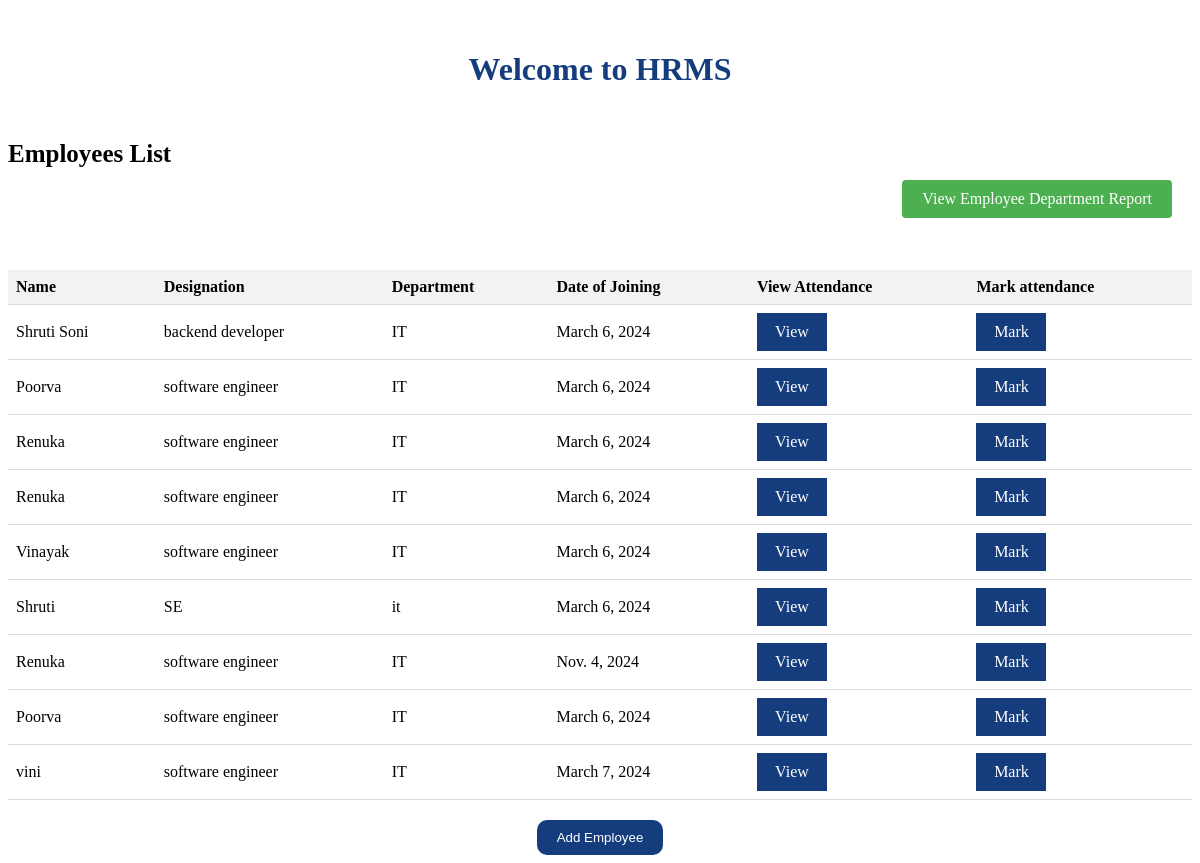
Before: / with the older database file.
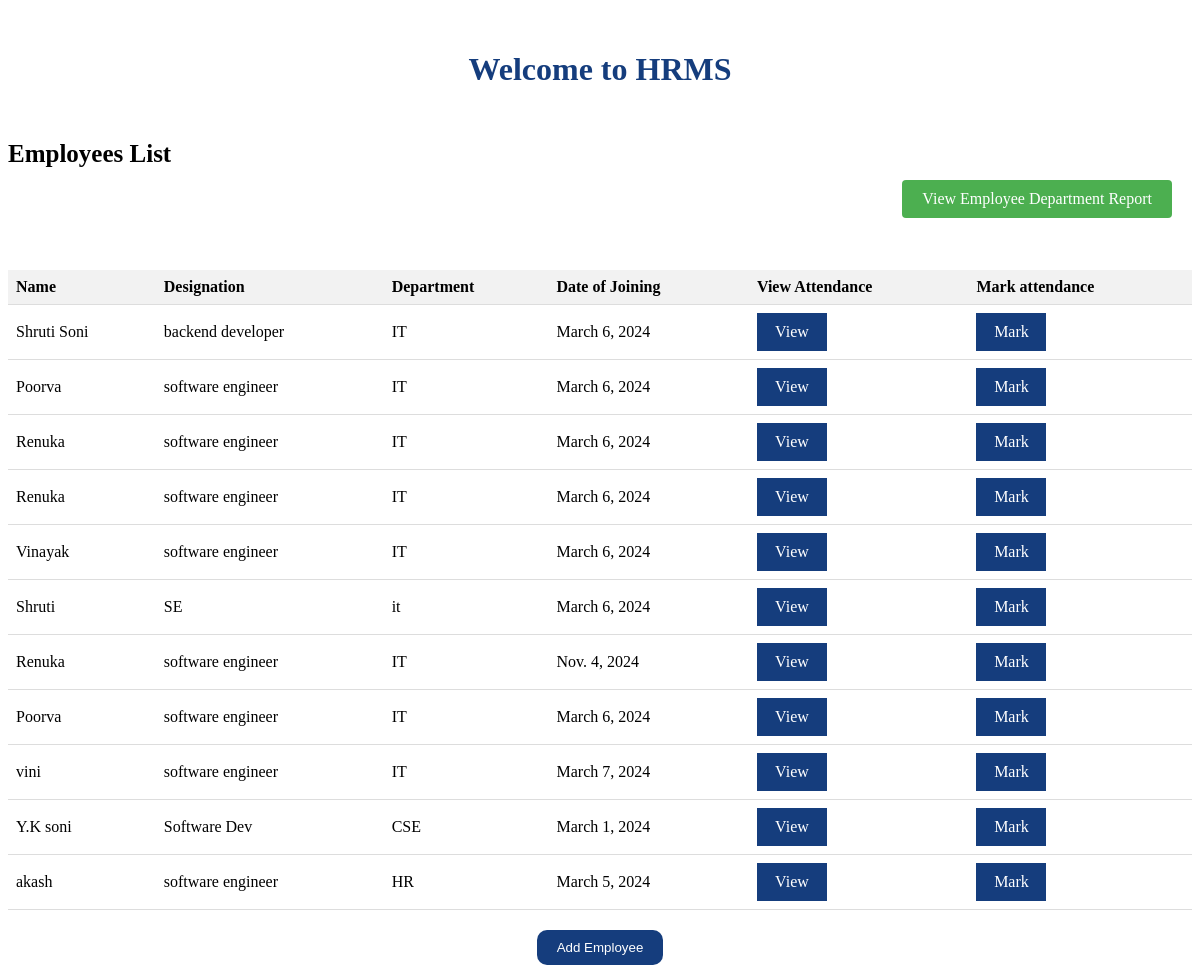
After: the same page with the newer database file.
### empolyee/models.py (models this page shows, shortened)
class Employee(models.Model):
    name = models.CharField(max_length=100)
    designation = models.CharField(max_length=100)
    department = models.CharField(max_length=100)
    date_of_joining = models.DateField()
    attendance_date = models.DateField(null=True, blank=True)
    is_present = models.BooleanField(default=False)

### empolyee/views.py (the view)
# urls.py: path('', views.home, name='home'),
def home(request):
    employees = Employee.objects.all()
    return render(request, 'home.html', {'employees': employees})

### empolyee/templates/home.html (shortened to what this page needs)
<!DOCTYPE html>
<html lang="en">
<head>
</head>
<body>
    <h1 class="wlcm-title">Welcome to HRMS</h1>
    <div class="list-heading"> Employees List</div>
    <div class="report-btn"><a href="{% url 'employee_department_report' %}" class="view-report">View Employee Department Report</a></div>
    <table>
        <thead>
            <tr>
                <th>Name</th>
                <th>Designation</th>
                <th>Department</th>
                <th>Date of Joining</th>
                <th>View Attendance</th>
                <th>Mark attendance</th>
            </tr>
        </thead>
        <tbody>
            {% for employee in employees %}
            <tr>
                <td>{{ employee.name }}</td>
                <td>{{ employee.designation }}</td>
                <td>{{ employee.department }}</td>
                <td>{{ employee.date_of_joining }}</td>
                <td ><div class="view-btn"><a href="{% url 'employee_detail' employee.id %}">View</a></div></td>
                <td ><div class="view-btn"><a href="{% url 'mark_attendance' employee.id %}">Mark</a></div></td>
            </tr>
            {% endfor %}
        </tbody>
    </table>
    <div class="flex"><a href="{% url 'add_employee' %}"><button class="add-employee-btn">Add Employee</button></a></div>
</body>
</html>

Changed rows visible on the page:
added Employee: name "Y.K soni", designation "Software Dev", department "CSE", date_of_joining "March 1, 2024"
added Employee: name "akash", designation "software engineer", department "HR", date_of_joining "March 5, 2024"
